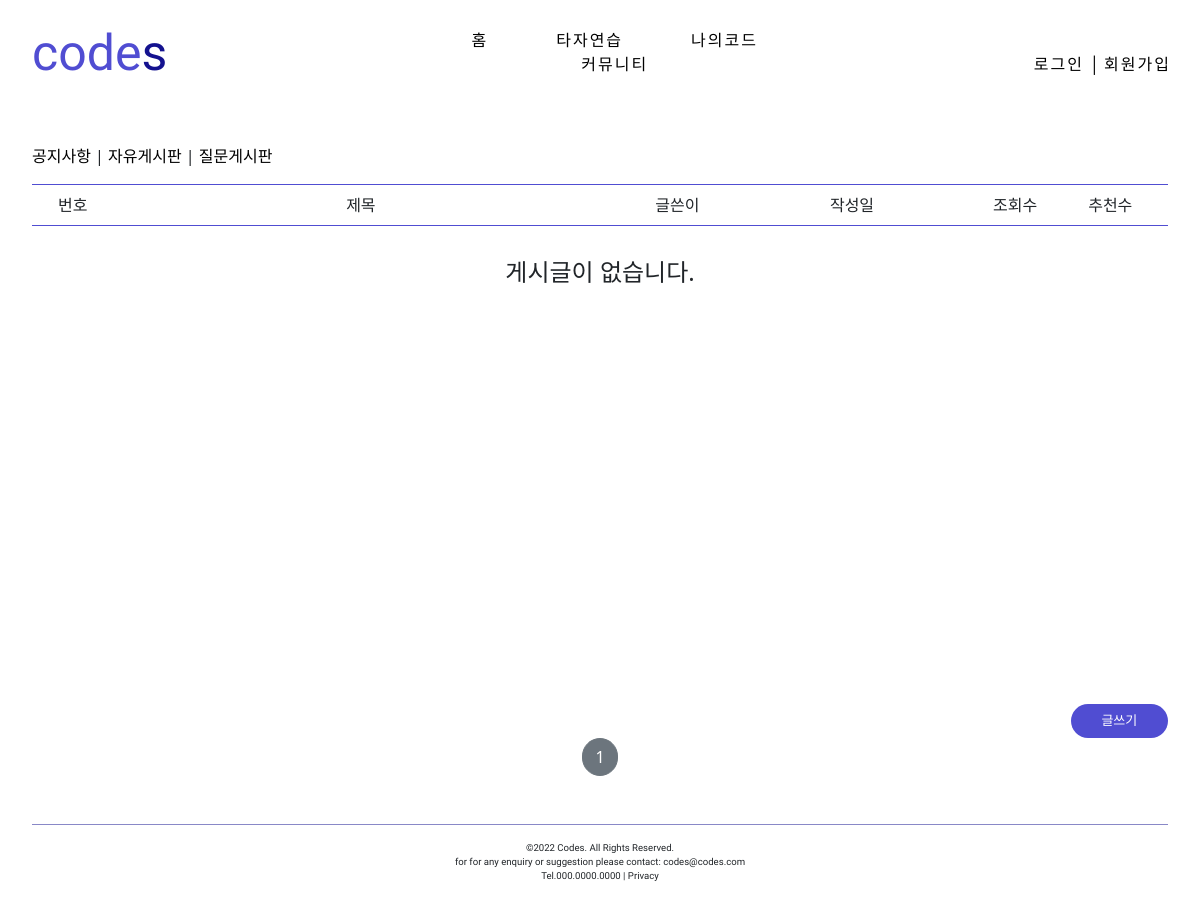
Page /board/detail/10/ on the earlier database version.
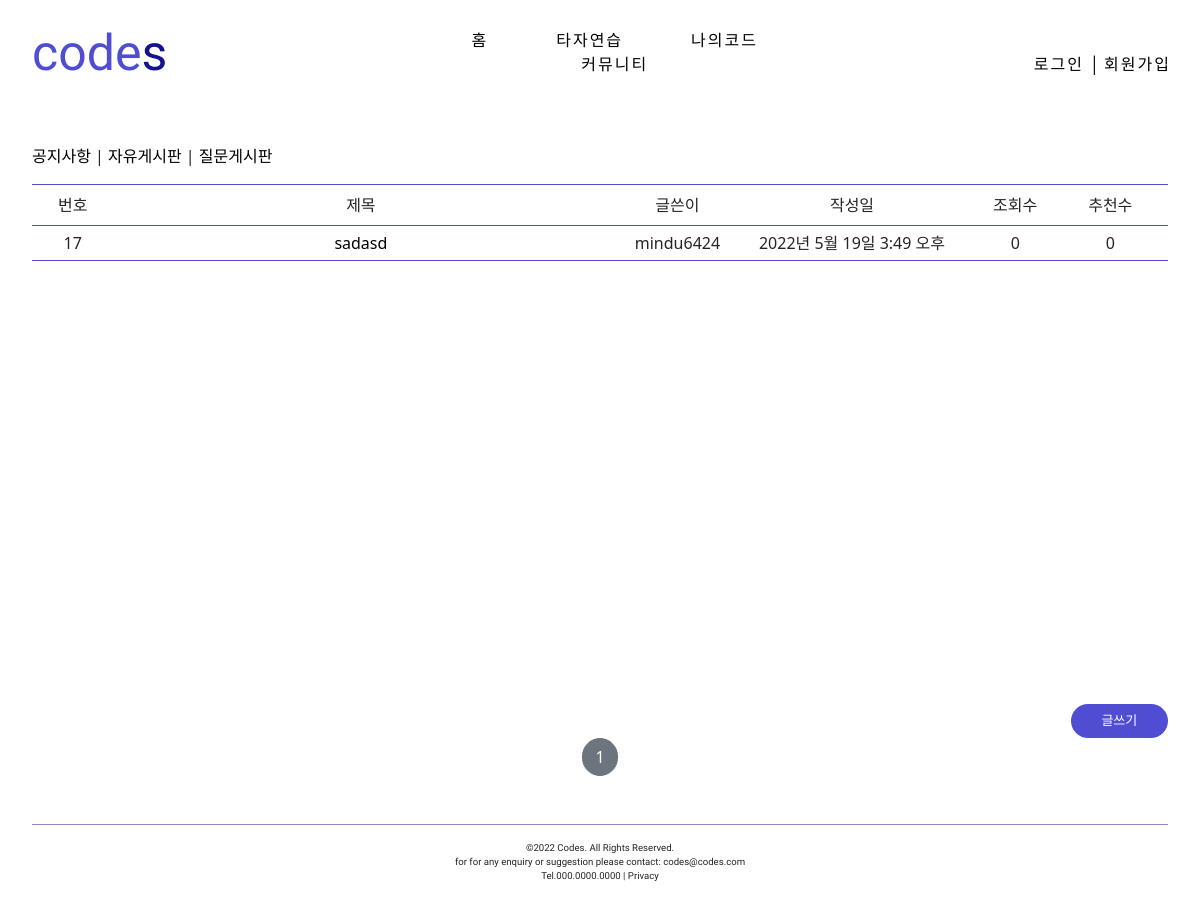
Same page on the later database version.
### postapp/models.py (models this page shows, shortened)
class Post(models.Model):
    post_id = models.AutoField(primary_key=True)
    post_title = models.CharField(max_length=256,null=False)
    image = models.ImageField(upload_to='post/', null=False)
    post_content = models.TextField(null=False)
    post_viewnum = models.IntegerField(default=0)
    like_num = models.IntegerField(default=0)
    post_wdate = models.DateTimeField(auto_now_add=True)
    post_mdate = models.DateTimeField(auto_now=True)
    writer = models.ForeignKey(User, on_delete=models.CASCADE, related_name='post', null=False)
    category = models.ForeignKey(PostCategory, on_delete=models.CASCADE, related_name='category', null=False)

### boardapp/views.py (the view)
# urls.py: path('detail/<int:pk>/', CategoryDetailView.as_view(), name='detail'),
class CategoryDetailView(DetailView, MultipleObjectMixin):
    model = PostCategory
    context_object_name = 'target_category'
    template_name = 'boardapp/detail.html'
    paginate_by = 13
    def get_context_data(self, **kwargs):
        object_list = Post.objects.filter(category=self.get_object())
        return super(CategoryDetailView, self).get_context_data(object_list=object_list, **kwargs)

### boardapp/templates/boardapp/detail.html
{% extends 'base.html' %}
{% block content %}
<div style="height: 32rem">
    <div style="margin:3rem 2rem 1rem 2rem;text-align: left;">
        <p>
            <a href="{% url 'boardapp:detail' pk=9 %}" style="text-decoration: none; color: black">공지사항</a>
            |
            <a href="{% url 'boardapp:detail' pk=10 %}" style="text-decoration: none; color: black">자유게시판</a>
            |
            <a href="{% url 'boardapp:detail' pk=11 %}" style="text-decoration: none; color: black">질문게시판</a>
        </p>
    </div>
    <div style="border-top: 1.5px solid #504DD2;border-bottom: 1.5px solid #504DD2;
    margin-right: 2rem;margin-left: 2rem; text-align: center; padding-top: .5rem; padding-bottom: .5rem">
        <div style="display:inline-block; width: 5%;height: auto">번호</div>
        <div style="display:inline-block; width: 45%;">제목</div>
        <div style="display:inline-block; width: 10%;">글쓴이</div>
        <div style="display:inline-block; width: 20%;">작성일</div>
        <div style="display:inline-block; width: 8%;">조회수</div>
        <div style="display:inline-block; width: 8%;">추천수</div>
    </div>
    {% include 'snippets/list_category.html' with post_list=object_list %}
</div>
<div style="margin-top:3rem; margin-right:2rem; text-align: right">
    <a href="{% url 'postapp:create' %}" class="btn text-white rounded-pill col-1 px-3" style="background-color: #504DD2;font-size: small">
        글쓰기
    </a>
    </div>
    {% include 'snippets/pagination.html' with page_obj=page_obj %}
{% endblock %}

### templates/snippets/list_category.html
<div>
    {% if post_list %}
    <div style="text-align: center;margin-left: 2rem;margin-right: 2rem">
    {% for list in post_list %}
        <div style="border-bottom: 1px solid #504DD2;text-align: center;padding-top: .3rem; padding-bottom: .3rem">
        <div style="display:inline-block; width: 5%;">
            {{ list.post_id }}
        </div>
        <div style="display:inline-block; width: 45%;">
            <a href="{% url 'postapp:detail' pk=list.pk %}" style="text-decoration: none; color: black">
                <div style="margin:0rem;padding: 0rem">
                    {{ list.post_title | truncatechars:15 }}
                </div>
            </a>
        </div>
        <div style="display:inline-block; width: 10%;">
            {{ list.writer }}
        </div>
        <div style="display:inline-block; width: 20%;">
            {{ list.post_wdate }}
        </div>
        <div style="display:inline-block; width: 8%;">
            {{ list.post_viewnum }}
        </div>
        <div style="display:inline-block; width: 8%;">
            {{ list.like_num }}
        </div>
    </div>
    {% endfor %}
    </div>
    {% else %}
    <div style="text-align: center;margin-top: 2rem">
        <h4>게시글이 없습니다.</h4>
    </div>
    {% endif %}
</div>

Differences in the rows shown:
added Post: post_id "17", post_title "sadasd", writer "mindu6424", post_wdate "2022년 5월 19일 3:49 오후", post_viewnum "0", like_num "0"
Other differences:
text no longer shown: "게시글이 없습니다."
